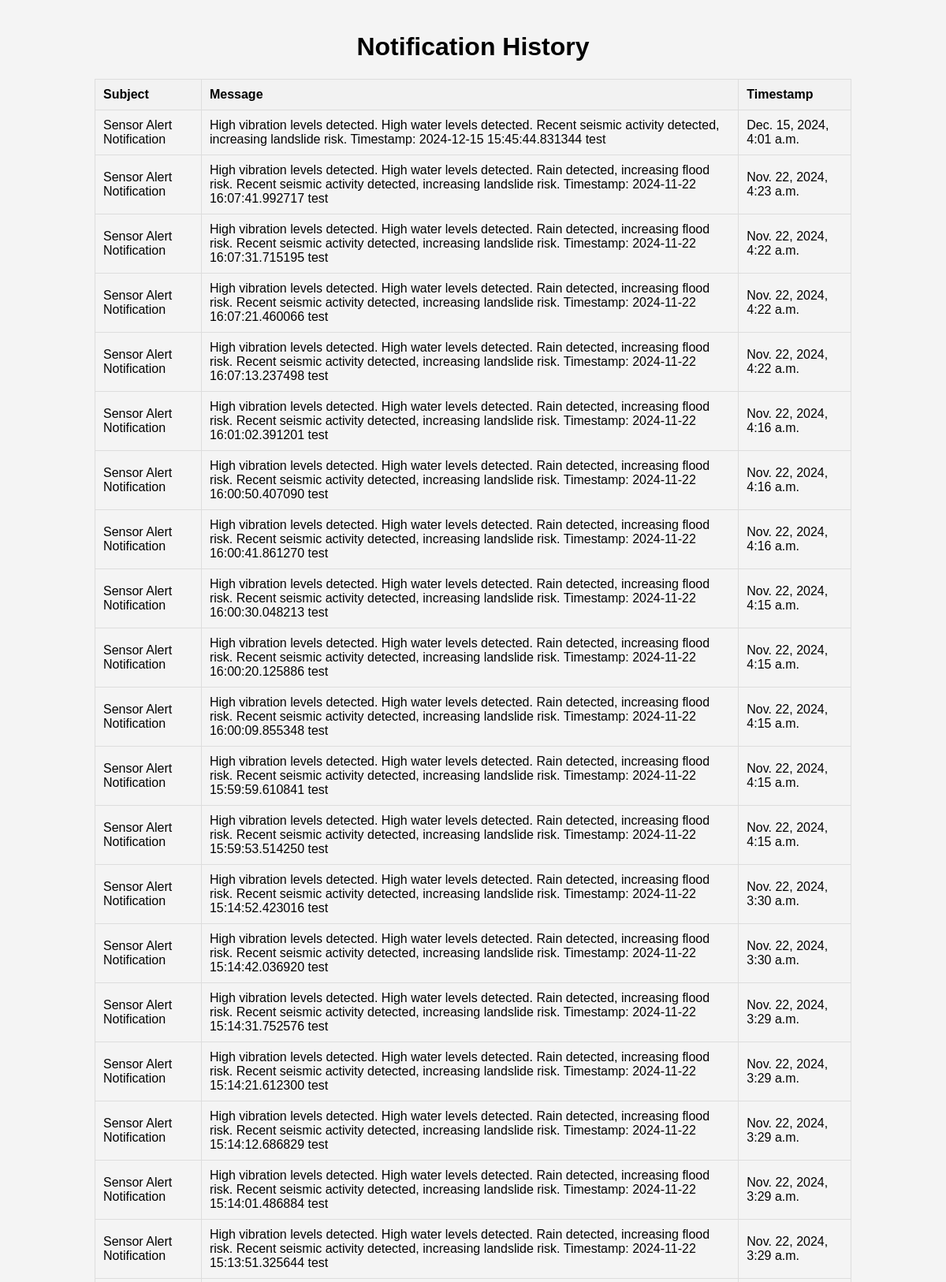
The app's page /notifications/ (signed in, upper part) with its own data.
### sensor/models.py (models this page shows, shortened)
class Notification(models.Model):
    recipient = models.ForeignKey(User, on_delete=models.CASCADE, related_name='notifications')
    subject = models.CharField(max_length=255)
    message = models.TextField()
    timestamp = models.DateTimeField(auto_now_add=True)

### sensor/views.py (the view)
# urls.py: path('notifications/', views.notification_history, name='notification_history'),  # Notification History
@login_required
def notification_history(request):
    notifications = Notification.objects.filter(recipient=request.user).order_by('-timestamp')
    return render(request, 'sensor/notification_history.html', {'notifications': notifications})

### templates/sensor/notification_history.html (shortened to what this page needs)
<!DOCTYPE html>
<html lang="en">
<head>
</head>
<body>
    <div class="container">
        <h1>Notification History</h1>
        <table>
            <thead>
                <tr>
                    <th>Subject</th>
                    <th>Message</th>
                    <th>Timestamp</th>
                </tr>
            </thead>
            <tbody>
                {% for notification in notifications %}
                    <tr>
                        <td>{{ notification.subject }}</td>
                        <td>{{ notification.message }}</td>
                        <td>{{ notification.timestamp }}</td>
                    </tr>
                {% empty %}
                    <tr>
                        <td colspan="3">No notifications available.</td>
                    </tr>
                {% endfor %}
            </tbody>
        </table>
    </div>
</body>
</html>

### templates/sensor/notification_history.html (style rules this page uses)
body { font-family: Arial, sans-serif; margin: 0; padding: 0; background-color: #f4f4f4; }
.container { width: 80%; margin: auto; padding: 20px; }
h1 { text-align: center; }
table { width: 100%; margin: 20px 0; border-collapse: collapse; }
table, th, td { border: 1px solid #ddd; }
th, td { padding: 10px; text-align: left; }
th { background-color: #f2f2f2; }

### records on screen
Notification: subject "Sensor Alert Notification", message "High vibration levels detected. High water levels detected. Recent seismic activity detected, increasing landslide risk. Timestamp: 2024-12-15 15:45:44.831344 test", timestamp "Dec. 15, 2024, 4:01 a.m."
Notification: subject "Sensor Alert Notification", message "High vibration levels detected. High water levels detected. Rain detected, increasing flood risk. Recent seismic activity detected, increasing landslide risk. Timestamp: 2024-11-22 16:07:41.992717 test", timestamp "Nov. 22, 2024, 4:23 a.m."
Notification: subject "Sensor Alert Notification", message "High vibration levels detected. High water levels detected. Rain detected, increasing flood risk. Recent seismic activity detected, increasing landslide risk. Timestamp: 2024-11-22 16:07:31.715195 test", timestamp "Nov. 22, 2024, 4:22 a.m."
Notification: subject "Sensor Alert Notification", message "High vibration levels detected. High water levels detected. Rain detected, increasing flood risk. Recent seismic activity detected, increasing landslide risk. Timestamp: 2024-11-22 16:07:21.460066 test", timestamp "Nov. 22, 2024, 4:22 a.m."
Notification: subject "Sensor Alert Notification", message "High vibration levels detected. High water levels detected. Rain detected, increasing flood risk. Recent seismic activity detected, increasing landslide risk. Timestamp: 2024-11-22 16:07:13.237498 test", timestamp "Nov. 22, 2024, 4:22 a.m."
Notification: subject "Sensor Alert Notification", message "High vibration levels detected. High water levels detected. Rain detected, increasing flood risk. Recent seismic activity detected, increasing landslide risk. Timestamp: 2024-11-22 16:01:02.391201 test", timestamp "Nov. 22, 2024, 4:16 a.m."
Notification: subject "Sensor Alert Notification", message "High vibration levels detected. High water levels detected. Rain detected, increasing flood risk. Recent seismic activity detected, increasing landslide risk. Timestamp: 2024-11-22 16:00:50.407090 test", timestamp "Nov. 22, 2024, 4:16 a.m."
Notification: subject "Sensor Alert Notification", message "High vibration levels detected. High water levels detected. Rain detected, increasing flood risk. Recent seismic activity detected, increasing landslide risk. Timestamp: 2024-11-22 16:00:41.861270 test", timestamp "Nov. 22, 2024, 4:16 a.m."
Notification: subject "Sensor Alert Notification", message "High vibration levels detected. High water levels detected. Rain detected, increasing flood risk. Recent seismic activity detected, increasing landslide risk. Timestamp: 2024-11-22 16:00:30.048213 test", timestamp "Nov. 22, 2024, 4:15 a.m."
Notification: subject "Sensor Alert Notification", message "High vibration levels detected. High water levels detected. Rain detected, increasing flood risk. Recent seismic activity detected, increasing landslide risk. Timestamp: 2024-11-22 16:00:20.125886 test", timestamp "Nov. 22, 2024, 4:15 a.m."
Notification: subject "Sensor Alert Notification", message "High vibration levels detected. High water levels detected. Rain detected, increasing flood risk. Recent seismic activity detected, increasing landslide risk. Timestamp: 2024-11-22 16:00:09.855348 test", timestamp "Nov. 22, 2024, 4:15 a.m."
Notification: subject "Sensor Alert Notification", message "High vibration levels detected. High water levels detected. Rain detected, increasing flood risk. Recent seismic activity detected, increasing landslide risk. Timestamp: 2024-11-22 15:59:59.610841 test", timestamp "Nov. 22, 2024, 4:15 a.m."
Notification: subject "Sensor Alert Notification", message "High vibration levels detected. High water levels detected. Rain detected, increasing flood risk. Recent seismic activity detected, increasing landslide risk. Timestamp: 2024-11-22 15:59:53.514250 test", timestamp "Nov. 22, 2024, 4:15 a.m."
Notification: subject "Sensor Alert Notification", message "High vibration levels detected. High water levels detected. Rain detected, increasing flood risk. Recent seismic activity detected, increasing landslide risk. Timestamp: 2024-11-22 15:14:52.423016 test", timestamp "Nov. 22, 2024, 3:30 a.m."
Notification: subject "Sensor Alert Notification", message "High vibration levels detected. High water levels detected. Rain detected, increasing flood risk. Recent seismic activity detected, increasing landslide risk. Timestamp: 2024-11-22 15:14:42.036920 test", timestamp "Nov. 22, 2024, 3:30 a.m."
Notification: subject "Sensor Alert Notification", message "High vibration levels detected. High water levels detected. Rain detected, increasing flood risk. Recent seismic activity detected, increasing landslide risk. Timestamp: 2024-11-22 15:14:31.752576 test", timestamp "Nov. 22, 2024, 3:29 a.m."
Notification: subject "Sensor Alert Notification", message "High vibration levels detected. High water levels detected. Rain detected, increasing flood risk. Recent seismic activity detected, increasing landslide risk. Timestamp: 2024-11-22 15:14:21.612300 test", timestamp "Nov. 22, 2024, 3:29 a.m."
Notification: subject "Sensor Alert Notification", message "High vibration levels detected. High water levels detected. Rain detected, increasing flood risk. Recent seismic activity detected, increasing landslide risk. Timestamp: 2024-11-22 15:14:12.686829 test", timestamp "Nov. 22, 2024, 3:29 a.m."
Notification: subject "Sensor Alert Notification", message "High vibration levels detected. High water levels detected. Rain detected, increasing flood risk. Recent seismic activity detected, increasing landslide risk. Timestamp: 2024-11-22 15:14:01.486884 test", timestamp "Nov. 22, 2024, 3:29 a.m."
Notification: subject "Sensor Alert Notification", message "High vibration levels detected. High water levels detected. Rain detected, increasing flood risk. Recent seismic activity detected, increasing landslide risk. Timestamp: 2024-11-22 15:13:51.325644 test", timestamp "Nov. 22, 2024, 3:29 a.m."
